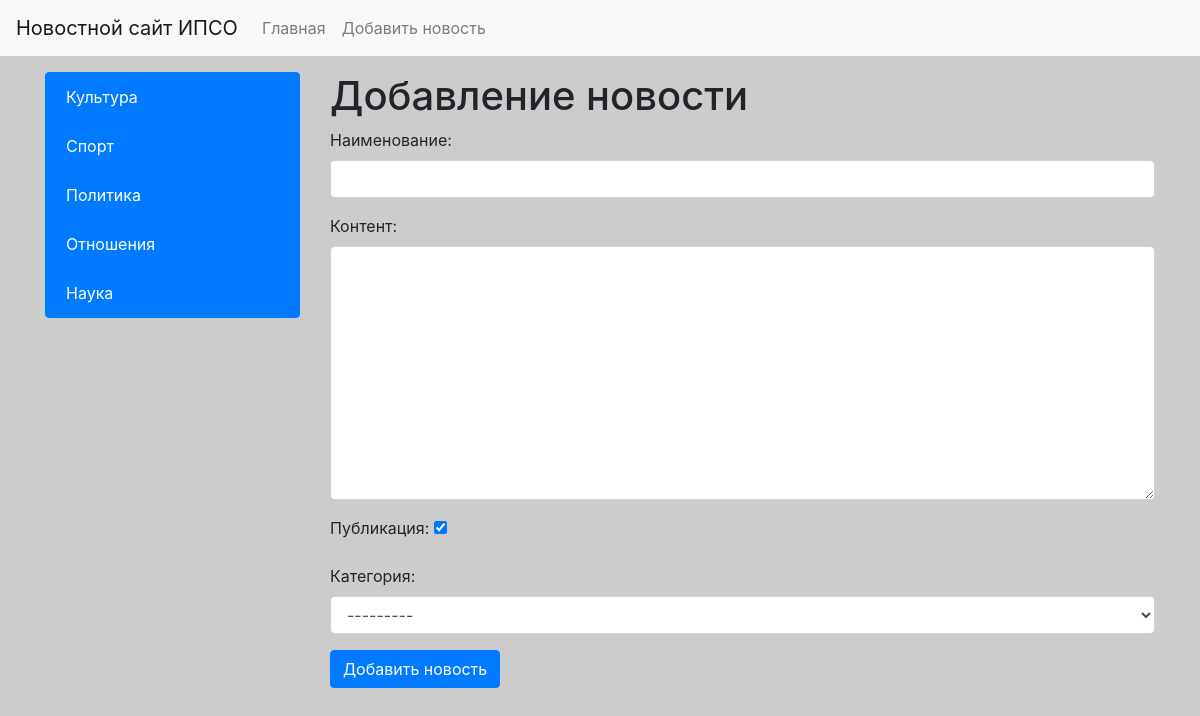
Page /news/add_news on the committed database.
### news/models.py (models this page shows)
class Category(models.Model):
    title = models.CharField(max_length=50, db_index=True, verbose_name='Наименование категорий')
    verbose_name = 'Категория'
    verbose_name_plural = 'Категории'
    ordering = ['title' ]
    def get_absolute_url(self):
        return reverse('category', kwargs={'category_id': self.pk})
    def __str__(self):
        return self.title

### news/views.py (the view)
# urls.py: path('news/add_news', CreatNews.as_view(), name='add_news'),
class CreatNews(CreateView):
    form_class = NewsForm
    template_name = 'news/add_news.html'

### news/forms.py (shortened to what this page needs)
class NewsForm(forms.ModelForm):
    class Meta:
        model = News
        fields = ['title', 'content', 'is_published', 'category']
        widgets = {
            'title': forms.TextInput(attrs={'class': 'form-control', 'rose': 5}),
            'content': forms.Textarea(attrs={'class': 'form-control'}),
            'category': forms.Select(attrs={'class': 'form-control'})
        }

### news/templatetags/news_tags.py (called while the page is built)
@register.inclusion_tag('news/list_categories.html')
def show_categories(arg1='hello', arg2='word'):
    categories = Category.objects.all()
    return {"categories": categories, 'arg1': arg1, 'arg2': arg2}

### news/templates/news/add_news.html (shortened to what this page needs)
{% extends 'base.html' %}
{% block sidebar %}
{% include 'inc/_sidebar.html' %}
{% endblock %}
{% block content %}
<h1>Добавление новости</h1>
<form action="{% url 'add_news' %}" method="post">
    {{ form.as_p }}
    <button type="submit" class="btn btn-primary btn-blick">Добавить новость</button>
</form>
{% endblock %}

### news/templates/news/list_categories.html
<div class="list-group">
    {% for item in categories %}
    <a href="{{ item.get_absolute_url }}" class="list-group-item list-group-item-action active">
        {{ item.title }}
    </a>
    {% endfor %}
</div>

### my_site/static/css/style.css (style rules this page uses)
body { background-color: #ccc; }

### rows in the picture
Category: title "Культура"
Category: title "Спорт"
Category: title "Политика"
Category: title "Отношения"
Category: title "Наука"
